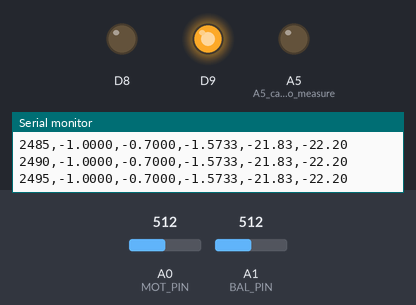
Recording of a sketch running on a simulated Arduino Uno R4 Minima. Parts: output pins drawn as LEDs (lit = HIGH), the last lines printed to the serial monitor. Inputs (shaded band) come from the test bench; at power-on: A0 (MOT_PIN) = 512, A1 (BAL_PIN) = 512 (analog values on the 0–1023 scale).

Above: at 2.5 s.
2.6 s: A0 (MOT_PIN) set to 306
At 4.6 s:
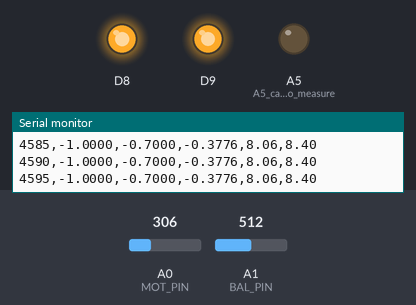
5.6 s: A0 (MOT_PIN) set to 122
At 7.8 s:
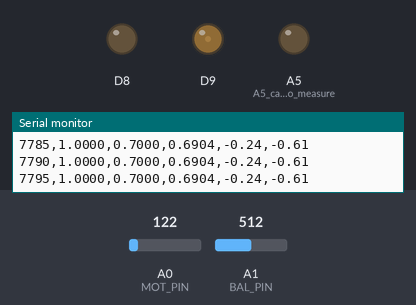
8.6 s: A0 (MOT_PIN) set to 511
At 9.3 s:
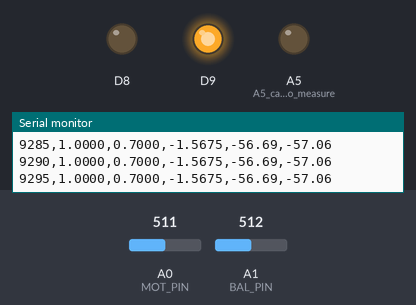
10.1 s: A0 (MOT_PIN) set to 0
At 10.5 s:
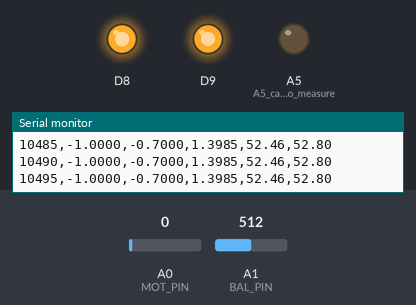
Timing chart, 0 to 12.6 s (numbered marks = the images above; inputs shaded):
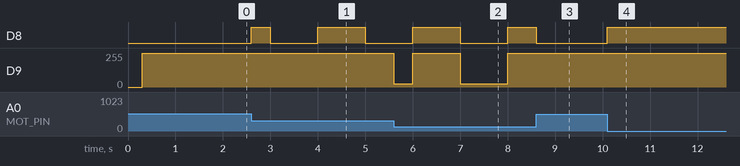

Measured:
- after the input at 2.6 s, D8: LOW → HIGH at once, → LOW 0.40 s later, → HIGH 1.0 s later, → LOW 1.0 s later
- after the input at 5.6 s, D9: 252/255 → 25/255 at once, → 252/255 0.40 s later, → 25/255 1.0 s later, → 252/255 1.0 s later
- after the input at 8.6 s, D9: stays 252/255 (without the input it goes to 25/255 after 0.40 s)
- after the input at 10.1 s, D8: LOW → HIGH at once

The sketch:

Code.ino
```cpp
#include <Arduino.h>
#include "geeWhiz.h"

// ================== Pins ==================
int MOT_PIN = A0;   // motor angle sensor
int BAL_PIN = A1;   // ball position sensor
int count = 0;

// ================== Setup ==================
void setup() {

  analogReadResolution(14);
  pinMode(A5, OUTPUT);   // A5 can be used to measure cycle time using an oscilloscope by connecting the scope to the Arduino Box Motor Leads
  Serial.begin(115200);
  delay(300);

  geeWhizBegin();
  set_control_interval_ms(5); // 100 ms loop, changed to a faster sampling time for part E
  setMotorVoltage(0.0f);
  delay(1000);

  Serial.println("geeWhiz Started");
}

// ================== Loop ==================
void loop() {

}

// ================== Control ISR ==================
void interval_control_code(void) {
  // ---- For Serial Plotter Scaling
  int maxy = 17000;
  int miny = 0;
  // ---- Read sensors ----
  int motor = analogRead(MOT_PIN);
  int ball  = analogRead(BAL_PIN);
  const float V_STIC_POS = 0.34f;
  const float V_STIC_NEG = 0.37f;
  float Kp = -25; // value is changed throughout


  // Exercise B Code
  // if (count < 250) {
  //     setMotorVoltage(0.0f);
  // }
  // else if (count < 350) {
  //     setMotorVoltage(2.0f);
  // }
  // else if (count < 500) {
  //     setMotorVoltage(0.0f);
  // }
  // else {
  //     setMotorVoltage(-2.0f);
  // }

  // count = count + 1;

  //Exercise C
  float theta = -0.000362771f * motor + 1.398480f;

  // Exercise D Code
  // Voltage ramp: +0.02 V every 5 ticks (0.5 s). Watch the Serial Monitor and
  // note the voltage at which theta starts to change. Set DIR to -1 and
  // re-upload to sweep the other direction.
  // const float DIR = -1.0f;                       // +1 or -1
  // float MotorVoltage = DIR * 0.002f * (count / 5);
  // if (MotorVoltage > 2.0f || MotorVoltage < -2.0f) MotorVoltage = 0.0f;   // stop the ramp at 4 V
  // setMotorVoltage(MotorVoltage);

  // count = count + 1;


  //Exercise E Code

  //Implement square wave reference signal
  float theta_ref;

  if ((millis()/1000) % 2 ==0){
    theta_ref = -1.0f;
  }
  else {
    theta_ref = 1.0f;
  }

  float theta_ref_sat = constrain(theta_ref, -0.7f, 0.7f); // constrain the reference signal to be between -0.7 and 1

  float error = theta_ref_sat - theta;

  float controlVoltage = Kp * error;

  // Add stiction compensation

  float motorVoltage;

  if (controlVoltage > 0.0f) {
    motorVoltage = controlVoltage + V_STIC_POS;
  }
  else if (controlVoltage < 0.0f){
    motorVoltage = controlVoltage - V_STIC_NEG;
  }
  else {
    motorVoltage = 0.0f;
  }


  setMotorVoltage(motorVoltage);


  // digitalWrite(A5,HIGH);   // A5 can be used to measure cycle time using an oscilloscope by connecting the scope to the Arduino Box Motor Leads
  // Serial.print(maxy);
  //   Serial.print(",");
  // Serial.print(miny);
  //   Serial.print(",");
  // Serial.print(ball);
  // Serial.print(",");
  // Serial.print(motor);
  // Serial.print(",");
  Serial.print(millis());
  Serial.print(",");
  Serial.print(theta_ref,4);
  Serial.print(",");
  Serial.print(theta_ref_sat,4);
  Serial.print(",");
  Serial.print(theta, 4);
  Serial.print(",");
  Serial.print(controlVoltage);
  Serial.print(",");
  Serial.println(motorVoltage, 2);
  digitalWrite(A5,LOW);   // A5 can be used to measure cycle time using an oscilloscope by connecting the scope to the Arduino Box Motor Leads

}
```
